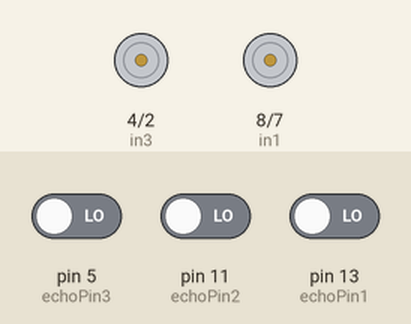
Recording of a sketch running on a simulated Arduino Uno, built with avr-gcc and run on an emulated ATmega328P. Shown: motor-driver pin pairs drawn as motors (green arrow = first pin HIGH = forward, orange = second pin HIGH = backward, longer = more drive). The test bench sets the inputs (shaded band); at power-on: pin 5 (echoPin3) LOW, pin 11 (echoPin2) LOW, pin 13 (echoPin1) LOW.

Above: at 2.6 s.
Timing chart, 0 to 7.1 s (numbered marks = the images above):
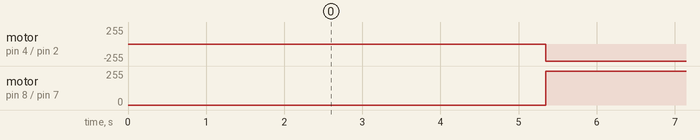

The sketch:

200124_FUD_sketch_motor_ultra.ino
```cpp
// Ultraschallsensor mitte
int trigPin1 = 12;
int echoPin1 = 13;

long dauer1 = 0;
long entfernung1 = 0;

// Ultraschallsensor rechts
int trigPin2 = 10;
int echoPin2 = 11;

long dauer2 = 0;
long entfernung2 = 0;

// Ultraschallsensor links
int trigPin3 = 6;
int echoPin3 = 5;

long dauer3 = 0;
long entfernung3 = 0;

//------------------------------------------

// MOTORSTEUERUNG
// rechts in Fahrtrichtung
int in1=8;
int in2=7;

// links in Fahrtrichtung
int in3=4;
int in4=2;

//Drehzahlregulierung
//int ENA = 3;
//int ENB = 9;
//int SPEED = 230;

void setup() {
  // Ultraschallsensor 1
  //Serial.begin(9600);
  pinMode(trigPin1, OUTPUT);
  pinMode(echoPin1, INPUT);

  // Ultraschallsensor 2
  pinMode(trigPin2, OUTPUT);
  pinMode(echoPin2, INPUT);

  // Ultraschallsensor 3
  pinMode(trigPin3, OUTPUT);
  pinMode(echoPin3, INPUT);

//-------------------------------------------

  // MOTORSTEUERUNG
  // rechts in Fahrtrichtung
  pinMode(in1, OUTPUT);
  pinMode(in2, OUTPUT);

  // links in Fahrtrichtung
  pinMode(in3, OUTPUT);
  pinMode(in4, OUTPUT);

  //Drehzahlregulierung
 // pinMode(ENA, OUTPUT);
 // pinMode(ENB, OUTPUT);
}

void loop() {
  // Ultraschallsensor 1
  digitalWrite(trigPin1, LOW);
  delay(5);
  digitalWrite(trigPin1, HIGH);
  delay(10);
  digitalWrite(trigPin1, LOW);
  dauer1 = pulseIn(echoPin1, HIGH);
  entfernung1 = (dauer1/2) * 0.03432;
  //Serial.print(entfernung1);
  //Serial.print(" cm");
  delay(100);

   // Ultraschallsensor 2
  digitalWrite(trigPin2, LOW);
  delay(5);
  digitalWrite(trigPin2, HIGH);
  delay(10);
  digitalWrite(trigPin2, LOW);
  dauer2 = pulseIn(echoPin2, HIGH);
  entfernung2 = (dauer2/2) * 0.03432;
  //Serial.print(entfernung2);
  //Serial.print(" cm");
  delay(100);

  // Ultraschallsensor 3
  digitalWrite(trigPin3, LOW);
  delay(5);
  digitalWrite(trigPin3, HIGH);
  delay(10);
  digitalWrite(trigPin3, LOW);
  dauer3 = pulseIn(echoPin3, HIGH);
  entfernung3 = (dauer3/2) * 0.03432;
  //Serial.print(entfernung3);
  //Serial.print(" cm");
  delay(100);

//-----------------------------------------------------


  // MOTORSTEUERUNG
  // Abstand kleinergleich 25cm Sensor Mitte oder 20cm Sensor rechts --> stop und nach links drehen
  if (entfernung1 <=25 || entfernung2 <=20) {

    //analogWrite(ENA, SPEED); //speed 0 - 255
    //analogWrite(ENB, SPEED); //speed 0 - 255
    digitalWrite(in1, LOW);
    digitalWrite(in2, LOW);
    digitalWrite(in3, LOW);
    digitalWrite(in4, LOW);
    delay(2000);

    // drehen nach links
    //analogWrite(ENA, SPEED); //speed 0 - 255
    //analogWrite(ENB, SPEED); //speed 0 - 255
    digitalWrite(in1, HIGH);
    digitalWrite(in2, LOW);
    digitalWrite(in3, LOW);
    digitalWrite(in4, HIGH);
    delay(150);
  }

  // Abstand kleinergleich 25cm Sensor Mitte oder 20cm Sensor links --> stop und nach rechts drehen
  else if (entfernung1 <=25 || entfernung3 <=20) {

    //analogWrite(ENA, SPEED); //speed 0 - 255
    //analogWrite(ENB, SPEED); //speed 0 - 255
    digitalWrite(in1, LOW);
    digitalWrite(in2, LOW);
    digitalWrite(in3, LOW);
    digitalWrite(in4, LOW);
    delay(2000);

    // drehen nach rechts
    //analogWrite(ENA, SPEED); //speed 0 - 255
    //analogWrite(ENB, SPEED); //speed 0 - 255
    digitalWrite(in1, LOW);
    digitalWrite(in2, HIGH);
    digitalWrite(in3, HIGH);
    digitalWrite(in4, LOW);
    delay(150);
  }

  // Wenn der Abstand groß genug ist, fährt das Fahrzeug wieder gerade aus
  else {
    // vorwärts fahren
    //analogWrite(ENA, SPEED); //speed 0 - 255
    //analogWrite(ENB, SPEED); //speed 0 - 255
    // linke Seite
    digitalWrite(in1, LOW);
    digitalWrite(in2, HIGH);
    // rechte Seite
    digitalWrite(in3, LOW);
    digitalWrite(in4, HIGH);
   }

}
```

Measured:
- by itself, motor on pin 4 (in3) / pin 2 (in4): alternates backward 255/255 for 3.5 s and stopped for 2.0 s
- by itself, motor on pin 8 (in1) / pin 7 (in2): alternates forward 255/255 for 3.5 s and stopped for 2.0 s
